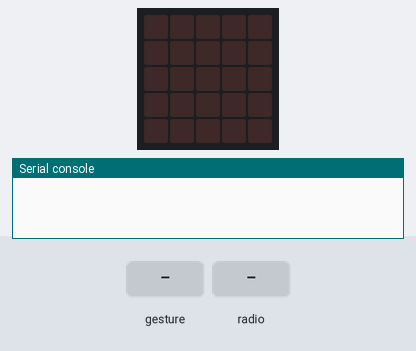
The program below on a simulated BBC micro:bit (MakeCode). Parts: the board's 5×5 LED display, the last lines printed to the serial console. The test bench sets the inputs (shaded band). Random numbers come from a fixed seed; no radio messages arrive unless stated (any console line starting 'radio sent:' is added by the test bench); a tilt is held for 1.5 s and a shake lasts 1 s, then the board lies face up again.

Above: at 1.2 s.
1.3 s: gesture 'shake'
At 2.7 s:
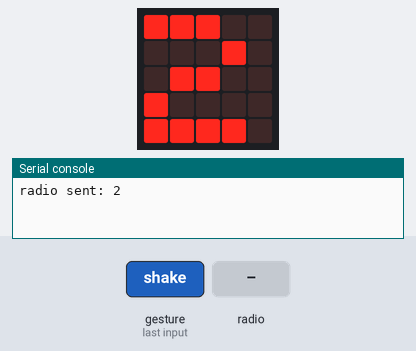
3.0 s: radio message "5" arrives
At 4.0 s:
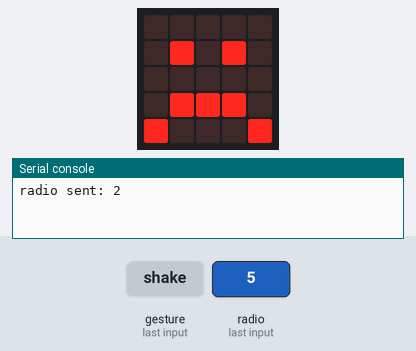
Timing chart, 0 to 6.0 s (numbered marks = the images above; inputs shaded):
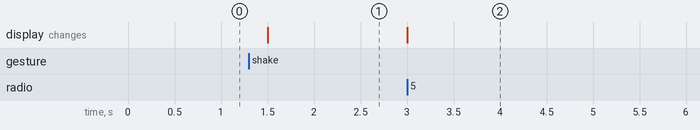

Measured:
- after the input at 1.3 s, the display: changes after 0.20 s (image 1)
- after the input at 3.0 s, the display: changes at once (image 2)

The program:

main.ts
```typescript
radio.onReceivedNumber(function (receivedNumber) {
    if (receivedNumber >= 甩子) {
        basic.showIcon(IconNames.Sad)
    }
})
input.onGesture(Gesture.Shake, function () {
    甩子 = randint(1, 6)
    basic.showNumber(甩子)
    radio.sendNumber(甩子)
})
let 甩子 = 0
radio.setGroup(103)
```

test.ts
```typescript
// 在這裡測試；當此封包作為擴充功能時，將不會編譯此內容。
```
